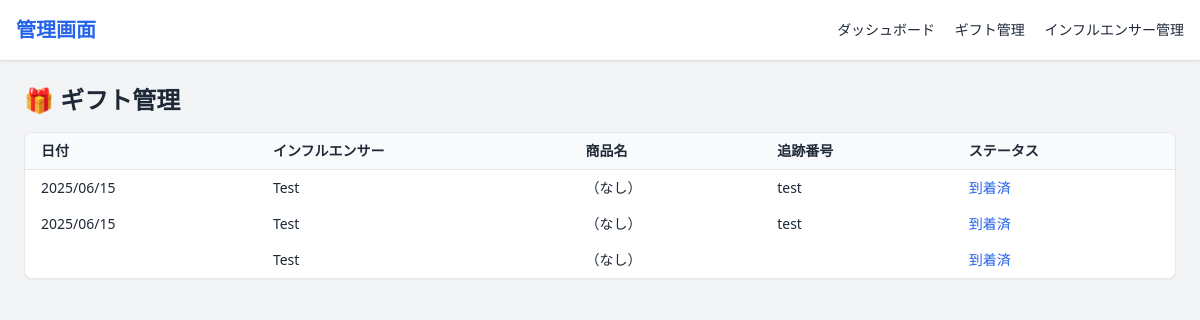
Page /manage/gifts/ on the committed database.
### influencer/models.py (models this page shows, shortened)
class Gift(models.Model):
    sender_name     = models.CharField('送信者名', max_length=100)
    to_profile      = models.ForeignKey(Influencer, on_delete=models.CASCADE,
                                        related_name='received_gifts',
                                        verbose_name='受信インフルエンサー')
    wish_item       = models.ForeignKey(WishItem, on_delete=models.CASCADE,
                                        related_name='gifts',
                                        verbose_name='対象WishItem',
                                        null=True, blank=True)
    tracking_number = models.CharField('追跡番号', max_length=100)
    sent_date       = models.DateField('送付日', null=True, blank=True)
    message         = models.TextField('メッセージ', blank=True)
    is_read         = models.BooleanField('既読フラグ', default=False)
    created_at      = models.DateTimeField('送信日時', auto_now_add=True)
    shipping_fee     = models.PositiveIntegerField(default=0)
    anonymous_fee    = models.PositiveIntegerField(default=0)
    wrapping_fee     = models.PositiveIntegerField(default=0)
    message_card_fee = models.PositiveIntegerField(default=0)
    payment_fee      = models.PositiveIntegerField(default=0)
    is_paid = models.BooleanField('決済完了', default=False)
    paid_at = models.DateTimeField('決済日時', null=True, blank=True)
    class Meta:
        ordering = ['-created_at']

class Influencer(models.Model):
    user = models.OneToOneField(User, on_delete=models.CASCADE, related_name='influencer_profile')
    display_name = models.CharField('表示名', max_length=50, unique=True)
    bio = models.TextField('自己紹介', blank=True)
    profile_image = models.ImageField('プロフィール画像', upload_to='influencer_profiles/', blank=True, null=True)
    instagram_url = models.URLField('Instagram URL', blank=True)
    twitter_url = models.URLField('Twitter（X）URL', blank=True)
    tiktok_url = models.URLField('TikTok URL', blank=True)
    free_url1 = models.URLField('フリーURL1', blank=True)
    free_url2 = models.URLField('フリーURL2', blank=True)
    is_public = models.BooleanField('公開設定', default=False)
    slug = models.SlugField('URLスラッグ', max_length=50, unique=True, blank=True)
    created_at = models.DateTimeField('作成日時', auto_now_add=True)
    updated_at = models.DateTimeField('更新日時', auto_now=True)
    class Meta:
        ordering = ['-created_at']

### core/views.py (the view)
# urls.py: path('gifts/', views.admin_gift_list, name='admin_gift_list'),
def admin_gift_list(request):
    gifts = Gift.objects.select_related('to_profile', 'wish_item').all()
    return render(request, 'manage/gift_list.html', {'gifts': gifts})

### core/templates/manage/gift_list.html
{% extends 'manage/base.html' %}
{% block content %}
<h2 class="text-2xl font-bold mb-4">🎁 ギフト管理</h2>
<div class="overflow-x-auto bg-white border rounded-lg shadow-sm">
  <table class="w-full text-sm">
    <thead class="bg-gray-50 border-b">
      <tr>
        <th class="px-4 py-2 text-left">日付</th>
        <th class="px-4 py-2 text-left">インフルエンサー</th>
        <th class="px-4 py-2 text-left">商品名</th>
        <th class="px-4 py-2 text-left">追跡番号</th>
        <th class="px-4 py-2 text-left">ステータス</th>
      </tr>
    </thead>
    <tbody>
      {% for gift in gifts %}
      <tr class="hover:bg-gray-50">
        <td class="px-4 py-2">{{ gift.sent_date|date:"Y/m/d" }}</td>
        <td class="px-4 py-2">{{ gift.to_profile.display_name }}</td>
        <td class="px-4 py-2">
          {% if gift.wish_item %}
            {{ gift.wish_item.product_name }}
          {% else %}
            （なし）
          {% endif %}
        </td>
        <td class="px-4 py-2">{{ gift.tracking_number }}</td>
        <td class="px-4 py-2 {% if gift.is_read %}text-blue-600{% else %}text-gray-500{% endif %}">
          {% if gift.is_read %}到着済{% else %}未読{% endif %}
        </td>
      </tr>
      {% empty %}
      <tr>
        <td colspan="5" class="px-4 py-2 text-center text-gray-400">ギフトはまだありません。</td>
      </tr>
      {% endfor %}
    </tbody>
  </table>
</div>
{% endblock %}

### rows in the picture
Gift: sent_date "2025/06/15", to_profile.display_name "Test", shows "（なし）", tracking_number "test", is_read "到着済"
Gift: sent_date "2025/06/15", to_profile.display_name "Test", shows "（なし）", tracking_number "test", is_read "到着済"
Gift: to_profile.display_name "Test", shows "（なし）", is_read "到着済"
